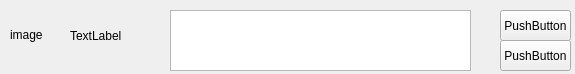
<?xml version="1.0" encoding="UTF-8"?>
<ui version="4.0">
 <class>friendrequest</class>
 <widget class="QWidget" name="friendrequest">
  <property name="geometry">
   <rect>
    <x>0</x>
    <y>0</y>
    <width>575</width>
    <height>74</height>
   </rect>
  </property>
  <property name="windowTitle">
   <string>Form</string>
  </property>
  <widget class="QLabel" name="Avatar">
   <property name="geometry">
    <rect>
     <x>10</x>
     <y>10</y>
     <width>50</width>
     <height>50</height>
    </rect>
   </property>
   <property name="text">
    <string>image</string>
   </property>
  </widget>
  <widget class="QLabel" name="label">
   <property name="geometry">
    <rect>
     <x>70</x>
     <y>20</y>
     <width>81</width>
     <height>31</height>
    </rect>
   </property>
   <property name="styleSheet">
    <string notr="true">font: 57 17pt &quot;Ubuntu&quot;;</string>
   </property>
   <property name="text">
    <string>TextLabel</string>
   </property>
  </widget>
  <widget class="QPushButton" name="pushButton">
   <property name="geometry">
    <rect>
     <x>500</x>
     <y>10</y>
     <width>71</width>
     <height>31</height>
    </rect>
   </property>
   <property name="styleSheet">
    <string notr="true"/>
   </property>
   <property name="text">
    <string>PushButton</string>
   </property>
  </widget>
  <widget class="QPushButton" name="pushButton_2">
   <property name="geometry">
    <rect>
     <x>500</x>
     <y>40</y>
     <width>71</width>
     <height>31</height>
    </rect>
   </property>
   <property name="styleSheet">
    <string notr="true"/>
   </property>
   <property name="text">
    <string>PushButton</string>
   </property>
  </widget>
  <widget class="QTextEdit" name="textEdit">
   <property name="geometry">
    <rect>
     <x>170</x>
     <y>10</y>
     <width>301</width>
     <height>61</height>
    </rect>
   </property>
  </widget>
 </widget>
 <resources/>
 <connections/>
</ui>
